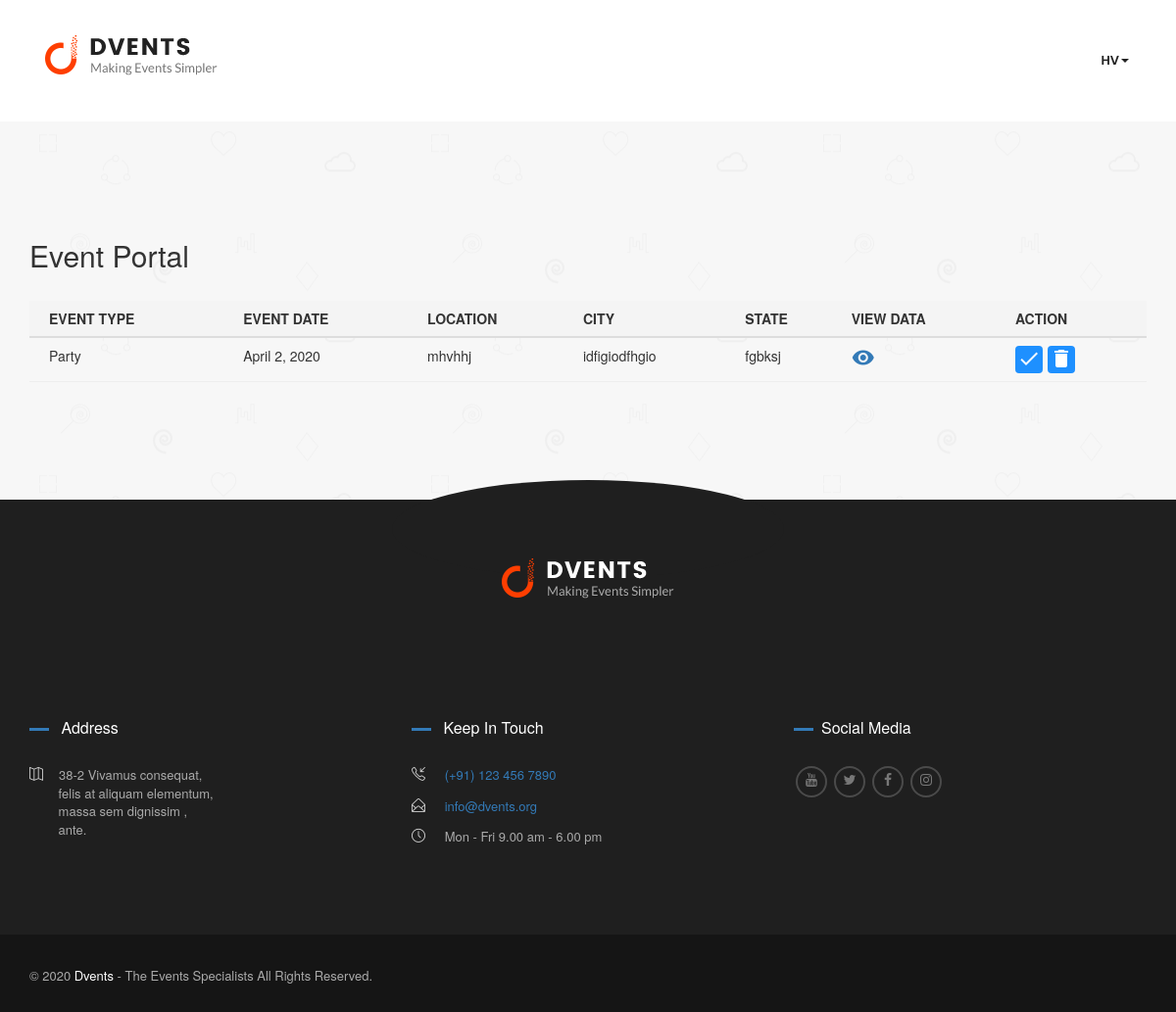
The page /eventportal/ (signed in) on the database its author committed.
### events/models.py (models this page shows, shortened)
class EventRegistration(models.Model):
    status = (
    ('not_enroll', 'Not Enroll'),
    ('need_to_work', 'NEED TO WORK'),
    ('in_process', ' IN PROCESS'),
    ('done', 'DONE'),
    )
    Event_Status = (
    ('accepted', 'accepted'),
    ('pending', 'pending'),
    ('reject','reject'),
    ('completed', 'completed'),
    )
    user_id = models.ForeignKey(User, on_delete=models.CASCADE,null=True,related_name='customer')
    manager = models.ForeignKey(User, on_delete=models.CASCADE,null=True,related_name='manager')
    profile_id = models.ForeignKey(Profile,on_delete=models.CASCADE,null=True,related_name='customer_profile')
    manager_profile_id = models.ForeignKey(Profile,on_delete=models.CASCADE,null=True,related_name='manager_profile')
    location = models.CharField(max_length=100,null=True)
    city = models.CharField(max_length=30,null=True)
    state = models.CharField(max_length=30,null=True)
    event_date =  models.DateField(blank=True,null=True)
    budget = models.CharField(max_length=30,null=True)
    event_type = models.CharField(max_length=30,null=True)
    Sound_system = models.CharField(max_length=30,null=True,choices=status)
    Catering = models.CharField(max_length=30,null=True,choices=status)
    Projector = models.CharField(max_length=30,null=True,choices=status)
    Decoration = models.CharField(max_length=30,null=True,choices=status)
    Photographer = models.CharField(max_length=30,null=True,choices=status)
    confirmation = models.CharField(max_length=30,null=True,choices=Event_Status)
    confirmation_date = models.DateField(blank=True,null=True)
    comment = models.CharField(max_length=500,null=True)
    register_date = models.DateField(auto_now=True)
    class Meta:
    	verbose_name_plural = "Event Portal"

### events/views.py (the view)
# urls.py: path('eventportal/', views.EventPortalView,name="eventportal"),
def EventPortalView(request):
	if request.user.is_authenticated:
		posts = {'events':EventRegistration.objects.all()}
		return render(request, 'events/event-portal.html',posts)
	else:
		messages.success(request,' Please Login First ')
		return redirect('login')

### template/events/event-portal.html (shortened to what this page needs)
<!DOCTYPE html>
<html lang="en">
{% load static %}
<head>
<link rel="stylesheet" href="{% static 'events/assets/css/master.css' %}"/>
<link rel="stylesheet" href="https://maxcdn.bootstrapcdn.com/font-awesome/4.7.0/css/font-awesome.min.css">
<link rel="stylesheet" href="https://maxcdn.bootstrapcdn.com/bootstrap/3.3.7/css/bootstrap.min.css">
<link rel="stylesheet" href="https://cdnjs.cloudflare.com/ajax/libs/font-awesome/4.7.0/css/font-awesome.min.css">
</head>
  <body>
    <div data-header="sticky" data-header-top="200" data-canvas="container" class="l-theme animated-css">
      <header class="header header-boxed-width header-background-trans header-logo-black header-topbarbox-1-left header-topbarbox-2-right header-navibox-1-left header-navibox-2-right">
        <div class="container container-boxed-width">
          <nav id="nav" class="navbar">
            <div class="container">
              <div class="header-navibox-1">
                <a href="home.html" class="navbar-brand scroll"><img src="{% static 'events/assets/media/general/logo-dark.png' %}" alt="logo" class="scroll-logo hidden-xs"/></a>
              </div>
              {% if user.is_authenticated %}
              <div class="header-navibox-2">
                <ul class="yamm main-menu nav navbar-nav">
                  <li class="dropdown"><a data-toggle="dropdown" class="dropdown-toggle">{{request.user}}<b class="caret"></b></a>
                  </li>
                </ul>
              </div>
              {% endif %}
            </div>
          </nav>
        </div>
      </header>
      <div data-stellar-background-ratio="0.3" class="section-brands bg-grey section-texture-2 stellar">
        <div class="container">
          <div class="row">
            <div class="col-xs-12">
                <h2 class="typography-title">Event Portal </h2>
                <br>
                <div class="table-container">
                  <table class="table table_primary table-type-1" >
                    <thead>
                      <tr>
                        <th>Event type </th>
                        <th>Event date  </th>
                        <th>Location</th>
                        <th>City</th>
                        <th>State</th>
                        <th>View Data</th>
                        <th>Action</th>
                      </tr>
                    </thead>
                    <tbody>
                      {% for post in events %}
                      {% if post.confirmation == 'pending' %}
                      <tr>
                        <td>{{post.event_type}}</td>
                        <td>{{post.event_date}}</td>
                        <td>{{post.location}}</td>
                        <td>{{post.city}}</td>
                        <td>{{post.state}}</td>
                        <td><a href="{% url 'manager_event_view_form' post.id %}" class="view" title="view" data-toggle="tooltip"><i class="material-icons">visibility</i></a></td>
                        <td>
                             <form action="{% url 'manager_event_view_form' post.id %}" method="POST">
                             <button type="submit" name="action" value="accept"class="btn"><i class="material-icons">done</i></button>
                               <button type="submit"name="action" value="reject" class="btn"><i class="material-icons">delete</i></button>
                           </form>
                        </td>
                      </tr>
                      {% endif %}
                      {% endfor %}
                    </tbody>
                  </table>
                </div>
            </div>
          </div>
        </div>
      </div>
      <footer class="footer">
        <div class="footer__main">
          <div class="container">
            <div class="row">
              <div class="col-xs-12">
                <div class="text-center"><a href="home.html" class="footer__logo"><img src="{% static 'events/assets/media/general/logo.png' %}" alt="Logo" class="img-responsive"/></a></div>
              </div>
            </div>
            <div class="row">
              <div class="col-md-4">
                <div class="footer-section">
                  <h3 class="footer-section__title ui-title-inner"><i class="ui-decor-2 bg-primary"></i> Address </h3>
                   <div class="footer__contact"><i class="icon icon-map"></i>38-2 Vivamus consequat, <br>&emsp;&emsp; felis at aliquam elementum, <br>&emsp;&emsp; massa sem dignissim , <br>&emsp;&emsp; ante.</div>
                </div>
              </div>
              <div class="col-md-4">
                <section class="footer-section">
                  <h3 class="footer-section__title ui-title-inner"><i class="ui-decor-2 bg-primary"></i> Keep In Touch</h3>
                  <div class="footer__contact"><i class="icon icon-call-in"></i> <a href="tel:+911234567890">(+91) 123 456 7890</div>
                  <div class="footer__contact"><i class="icon icon-envelope-open"></i><a href="mailto:dvents@gmail.com"> info@dvents.org</a></div>
                  <div class="footer__contact"><i class="icon icon-clock"></i> Mon - Fri 9.00 am - 6.00 pm</div>
                </section>
              </div>
              <div class="col-md-4  ">
                <section class="footer-section">
                  <h3 class="footer-section__title ui-title-inner"><i class="ui-decor-2 bg-primary"></i>Social Media</h3>
                  <ul class="social-net list-inline pull-left">
                  <li class="social-net__item"><a href="https://www.youtube.com/" target="_blank"class="social-net__link text-primary_h"><i class="icon fa fa-youtube"></i></a></li>
                  <li class="social-net__item"><a href="https://twitter.com/explore" target="_blank"class="social-net__link text-primary_h"><i class="icon fa fa-twitter"></i></a></li>
                  <li class="social-net__item"><a href="https://www.facebook.com/" target="_blank"class="social-net__link text-primary_h"><i class="icon fa fa-facebook"></i></a></li>
                  <li class="social-net__item"><a href="https://www.instagram.com/" target="_blank"class="social-net__link text-primary_h"><i class="icon fa fa-instagram"></i></a></li>
                </ul>
                </section>
              </div>
            </div>
          </div>
        </div>
        <div class="footer__bottom">
          <div class="container">
            <div class="row">
              <div class="col-xs-12">
                <div class="copyright">© 2020<strong> Dvents</strong> - The Events Specialists All Rights Reserved.</div>
              </div>
            </div>
          </div>
        </div>
      </footer>
    </div>
  </body>
</html>

### static/events/assets/css/theme.css (style rules this page uses)
body { font: 14px/1.8571 Lato; color: #777; background-color: #222; }
.l-theme { position: relative; max-width: 1920px; margin: auto; background-color: #fff; overflow-x: hidden; }
.ui-title-inner { font-size: 18px; }
.btn { position: relative; margin-right: 1px; overflow: hidden; z-index: 1; }
.btn:after { position: absolute; top: 50%; left: 50%; width: 120%; height: 50%; opacity: 0; z-index: -1; content: ''; -webkit-transition: all 0.3s ease 0s; transition: all 0.3s ease 0s; -webkit-transform: translateX(-50%) translateY(-50%) rotate(45deg); transform: translateX(-50%) translateY(-50%) rotate(45deg); }
.ui-decor-2 { display: inline-block; width: 40px; height: 3px; }
.table th:first-child, .table td:first-child { padding-left: 20px; }
.table-type-1 { border-bottom: 1px solid #eee; }
.table-type-1 > thead > tr > th { padding-top: 30px; padding-bottom: 22px; background-color: #f4f4f4; }
.table-container { width: 100%; overflow-y: auto; _overflow: auto; }
.section-texture-2 { background-image: url(../media/general/texture-2.png); }
.bg-grey { background-color: #f7f7f7; }
.text-primary_h, .bg-primary_h, .border_prim_h, .border-t_prim_h, .border-b_prim_h, .border-l_prim_h, .border-r_prim_h, .text-second_h, .bg-second_h, .border_second_h, .border-t_second_h, .border-r_second_h, .border-l_second_h, .border-b_second_h { -webkit-transition: all 0.3s; transition: all 0.3s; }
.section-brands { padding-top: 100px; padding-bottom: 100px; }
.social-net { margin-right: -8px; }
.social-net .social-net__item { float: left; width: 32px; height: 32px; margin-right: 5px; padding: 3px 0; border-radius: 50%; background-color: #e8e8e8; text-align: center; }
.social-net__link { display: block; font-size: 14px; color: #aaa; }
.footer { position: relative; padding-top: 60px; font-size: 13px; color: #aaa; background-color: #1f1f1f; }
.footer:before { position: absolute; top: -20px; left: 50%; width: 400px; height: 100px; margin-left: -200px; border-radius: 50%; background-color: #1f1f1f; content: ''; }
.footer__main { padding-bottom: 77px; }
.footer__logo { display: inline-block; margin-bottom: 53px; }
.footer__contact { margin-bottom: 13px; }
.footer__contact .icon { margin-right: 0; padding-right: 16px; font-size: 14px; color: rgba(255, 255, 255, 0.8); }
.footer__bottom { padding-top: 28px; padding-bottom: 28px; background-color: #151515; }
.footer__bottom:before, .footer__bottom:after { display: table; content: ""; }
.footer__bottom:after { clear: both; }
.footer .copyright { padding-top: 5px; padding-right: 30px; font-size: 13px; color: #aaa; }
.footer .copyright strong { font-weight: 400; color: #fff; }
.footer .footer-section { margin-top: 65px; }
.footer .footer-section__title { margin-bottom: 31px; font-size: 16px; font-weight: 500; color: white; }
.footer .ui-decor-2 { width: 20px; margin-right: 8px; vertical-align: middle; }
.footer .social-net__item { margin-right: 0; margin-left: 7px; padding-top: 1px; border: 2px solid rgba(250, 250, 250, 0.2); background-color: transparent; }
.footer .social-net__link { color: #777; }

### template/events/event-portal.html (style rules this page uses)
.btn { background-color: DodgerBlue; border: none; color: white; padding: 1px 2px; font-size: 2px; cursor: pointer; }

### rows shown on the page
EventRegistration: event_type "Party", event_date "April 2, 2020", location "mhvhhj", city "idfigiodfhgio", state "fgbksj"

### other values the page prints
{{ request.user }} "HV"
